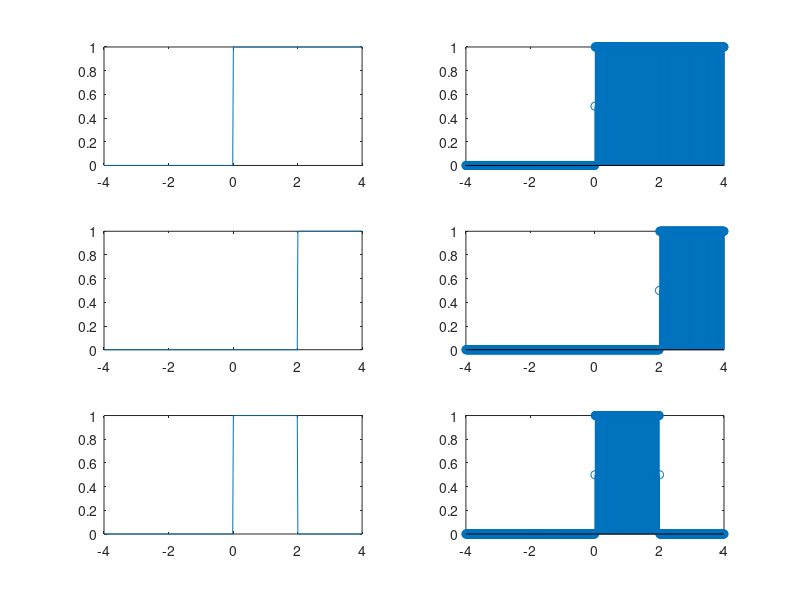

Here is the MATLAB script that generated this plot:
clc;
clear all;
t=-4:0.01:4;
a=0.5*(sign(t)+1);
subplot(3,2,1);
plot(t,a);
subplot(3,2,2);
stem(t,a);
a1=0.5*(sign(t-2)+1);
subplot(3,2,3);
plot(t,a1);
subplot(3,2,4);
stem(t,a1);
a2=a-a1;
subplot(3,2,5);
plot(t,a2);
subplot(3,2,6);
stem(t,a2);